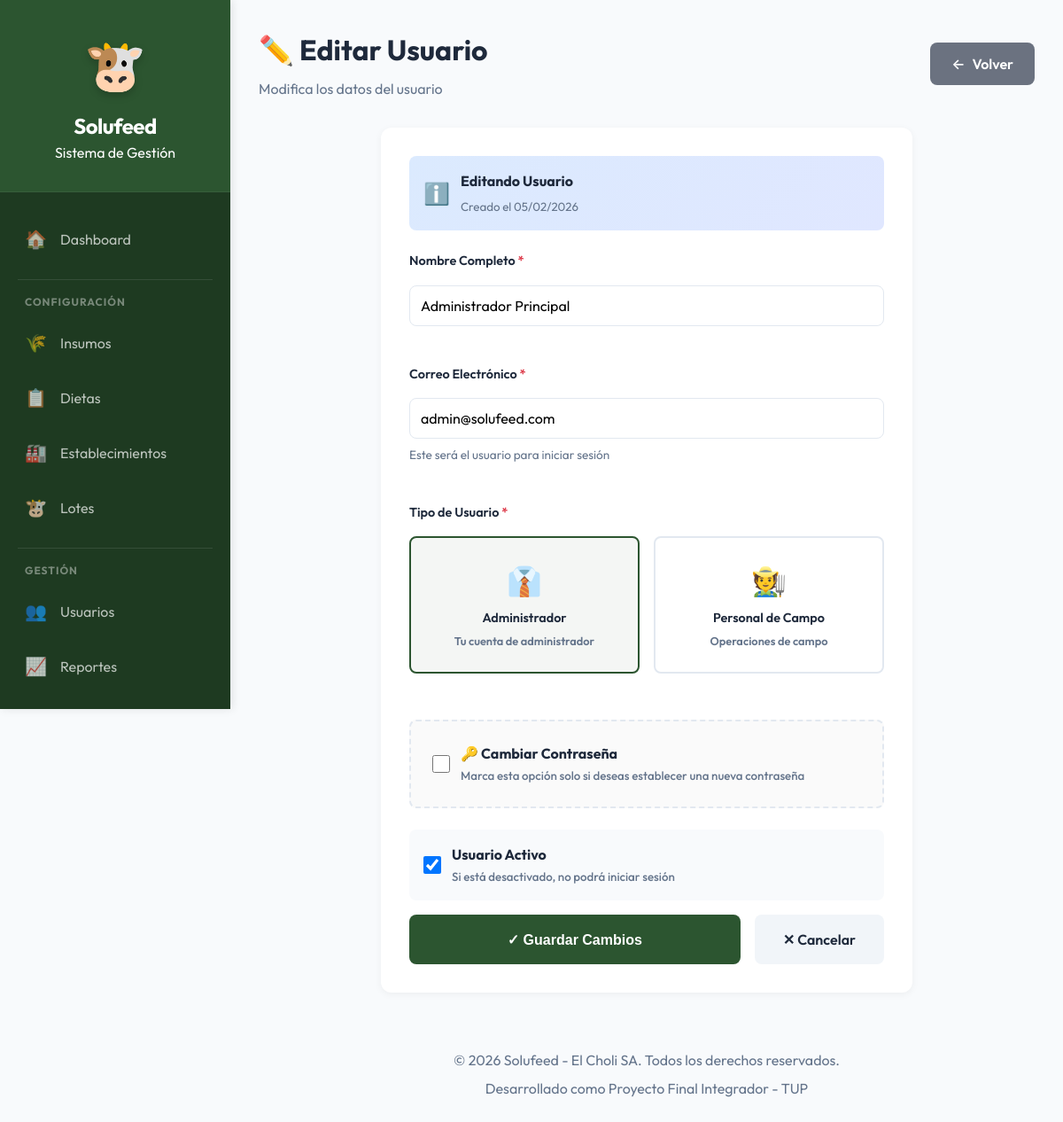
The app's page /admin/usuarios/editar.php?id=1 (signed in) with its own data.
### tables this page shows
CREATE TABLE IF NOT EXISTS `usuario` (
  `id_usuario` INT(11) NOT NULL AUTO_INCREMENT,
  `nombre` VARCHAR(100) NOT NULL COMMENT 'Nombre completo del usuario',
  `email` VARCHAR(100) NOT NULL COMMENT 'Email único para login',
  `password_hash` VARCHAR(255) NOT NULL COMMENT 'Contraseña hasheada con bcrypt',
  `tipo` ENUM('ADMIN', 'CAMPO') NOT NULL DEFAULT 'CAMPO' COMMENT 'Rol del usuario',
  `activo` TINYINT(1) NOT NULL DEFAULT 1 COMMENT '1=Activo, 0=Inactivo',
  `fecha_creacion` DATETIME NOT NULL DEFAULT CURRENT_TIMESTAMP,
  `fecha_modificacion` DATETIME NULL DEFAULT NULL ON UPDATE CURRENT_TIMESTAMP,
  PRIMARY KEY (`id_usuario`),
  UNIQUE KEY `email_unique` (`email`),
  KEY `idx_email` (`email`),
  KEY `idx_tipo` (`tipo`),
  KEY `idx_activo` (`activo`)
);

### includes/functions.php (called while the page is built, shortened)
<?php
function formatearFecha($fecha) {
    $timestamp = strtotime($fecha);
    return date('d/m/Y', $timestamp);
}
?>

### admin/usuarios/editar.php (the view, shortened to what this page needs)
<?php
require_once '../../includes/functions.php';
$db = getConnection();
$me = (int)($_SESSION['usuario_id'] ?? 0);
$id_usuario = (int)($_GET['id'] ?? 0);
$stmt = $db->prepare("SELECT * FROM usuario WHERE id_usuario = ?");
$stmt->execute([$id_usuario]);
$usuario = $stmt->fetch();
?>
<?php
require_once '../../includes/header.php';
?>
<div class="container">
        <div class="form-header">
            <div>
                <h1>✏️ Editar Usuario</h1>
                <p style="color: var(--text-muted); margin-top: 0.5rem;">
                    Modifica los datos del usuario
                </p>
            </div>
            <a href="listar.php" class="btn-back">
                <span>←</span>
                Volver
            </a>
        </div>
        <div class="form-card">
            <div class="info-banner">
                <div class="icon">ℹ️</div>
                <div class="text">
                    <strong>Editando Usuario</strong>
                    <small>Creado el <?php echo formatearFecha($usuario['fecha_creacion']); ?></small>
                </div>
            </div>
            <form method="POST" id="formUsuario">
                <div class="form-grid">
                    <div class="form-group">
                        <label>
                            Nombre Completo <span class="required">*</span>
                        </label>
                        <input type="text" name="nombre" required
                               value="<?php echo htmlspecialchars($usuario['nombre']); ?>"
                               placeholder="Ej: Juan Pérez">
                    </div>
                    <div class="form-group">
                        <label>
                            Correo Electrónico <span class="required">*</span>
                        </label>
                        <input type="email" name="email" required
                               value="<?php echo htmlspecialchars($usuario['email']); ?>"
                               placeholder="usuario@ejemplo.com">
                        <small>Este será el usuario para iniciar sesión</small>
                    </div>
                    <div class="form-group">
                        <label>
                            Tipo de Usuario <span class="required">*</span>
                        </label>
                        <?php if ((int)$usuario['id_usuario'] === (int)$me): ?>
                            <div class="tipo-selector">
                                <div class="tipo-option">
                                    <label for="tipo_admin">
                                        <span class="icon">👔</span>
                                        <span class="title">Administrador</span>
                                        <span class="description">Tu cuenta de administrador</span>
                                    </label>
                                </div>
                                <div class="tipo-option">
                                    <label for="tipo_campo">
                                        <span class="icon">🧑‍🌾</span>
                                        <span class="title">Personal de Campo</span>
                                        <span class="description">Operaciones de campo</span>
                                    </label>
                                </div>
                            </div>
                        <?php endif; ?>
                    </div>
                    <div class="password-section" id="passwordSection">
                        <div class="checkbox-group" style="background: transparent; padding: 0;">
                            <input type="checkbox" name="cambiar_password" id="cambiar_password">
                            <label for="cambiar_password">
                                <strong>🔑 Cambiar Contraseña</strong>
                                <br>
                                <small style="color: var(--text-muted);">
                                    Marca esta opción solo si deseas establecer una nueva contraseña
                                </small>
                            </label>
                        </div>
                    </div>
                    <div class="checkbox-group">
                        <input type="checkbox" name="activo" id="activo" value="1"
                               <?php echo $usuario['activo'] ? 'checked' : ''; ?>>
                        <label for="activo">
                            <strong>Usuario Activo</strong>
                            <br>
                            <small style="color: var(--text-muted);">
                                Si está desactivado, no podrá iniciar sesión
                            </small>
                        </label>
                    </div>
                </div>
                <div class="form-actions">
                    <button type="submit" class="btn-submit">
                        ✓ Guardar Cambios
                    </button>
                    <a href="listar.php" class="btn-cancel">
                        ✕ Cancelar
                    </a>
                </div>
            </form>
        </div>
    </div>
<?php require_once '../../includes/footer.php'; ?>

### assets/css/main.css (style rules this page uses)
:root { --primary: #2c5530; --primary-light: #3d7043; --primary-dark: #1e3a21; --secondary: #1e6091; --accent: #f4a261; --success: #28a745; --danger: #dc3545; --warning: #ffc107; --info: #17a2b8; --bg-main: #f8fafc; --surface: #ffffff; --border: #e2e8f0; --text-main: #1e293b; --text-muted: #64748b; --text-on-primary: #ffffff; --shadow-sm: 0 1px 3px rgba(0, 0, 0, 0.12); --shadow-md: 0 4px 6px -1px rgba(0, 0, 0, 0.1), 0 2px 4px -1px rgba(0, 0, 0, 0.06); --shadow-lg: 0 10px 15px -3px rgba(0, 0, 0, 0.1), 0 4px 6px -2px rgba(0, 0, 0, 0.05); --radius: 12px; --text: var(--text-main); --shadow: var(--shadow-md); --bg-glass: rgba(255, 255, 255, 0.85); --accent-color: var(--accent); }
* { margin: 0; padding: 0; box-sizing: border-box; }
body { font-family: 'Outfit', 'Inter', -apple-system, sans-serif; background-color: var(--bg-main); color: var(--text-main); line-height: 1.5; -webkit-font-smoothing: antialiased; }
.form-group { margin-bottom: 1.25rem; }
label { display: block; font-weight: 600; margin-bottom: 0.5rem; color: var(--text-main); }
input[type="text"], input[type="number"], input[type="date"], input[type="time"], input[type="email"], input[type="password"], select, textarea { width: 100%; padding: 0.75rem 1rem; border: 1px solid var(--border); border-radius: 8px; font-family: inherit; font-size: 1rem; transition: border-color 0.2s ease, box-shadow 0.2s ease; }

### admin/usuarios/editar.php (style rules this page uses)
.form-header { display: flex; justify-content: space-between; align-items: center; margin-bottom: 2rem; }
.btn-back { padding: 0.75rem 1.5rem; background: #6b7280; color: white; text-decoration: none; border-radius: 8px; font-weight: 600; display: inline-flex; align-items: center; gap: 0.5rem; transition: all 0.3s ease; }
.form-card { background: white; padding: 2rem; border-radius: 12px; box-shadow: 0 2px 8px rgba(0,0,0,0.05); max-width: 600px; margin: 0 auto; }
.info-banner { background: linear-gradient(135deg, #dbeafe 0%, #e0e7ff 100%); padding: 1rem; border-radius: 8px; margin-bottom: 1.5rem; display: flex; align-items: center; gap: 0.75rem; }
.info-banner .icon { font-size: 1.5rem; }
.info-banner .text { flex: 1; }
.info-banner .text strong { display: block; margin-bottom: 0.25rem; }
.info-banner .text small { color: var(--text-muted); }
.form-grid { display: grid; gap: 1.5rem; }
.form-group { display: flex; flex-direction: column; gap: 0.5rem; }
.form-group label { font-weight: 600; color: var(--text); font-size: 0.9rem; }
.form-group label .required { color: var(--danger); }
.form-group input, .form-group select { padding: 0.75rem; border: 1px solid #e2e8f0; border-radius: 8px; font-family: inherit; font-size: 1rem; transition: all 0.3s ease; }
.form-group small { color: var(--text-muted); font-size: 0.85rem; }
.checkbox-group { display: flex; align-items: center; gap: 0.75rem; padding: 1rem; background: #f8fafc; border-radius: 8px; }
.checkbox-group input[type="checkbox"] { width: 20px; height: 20px; cursor: pointer; }
.checkbox-group label { margin: 0; cursor: pointer; font-weight: 500; }
.tipo-selector { display: grid; grid-template-columns: 1fr 1fr; gap: 1rem; }
.tipo-option { position: relative; }
.tipo-option label { display: block; padding: 1.5rem; border: 2px solid #e2e8f0; border-radius: 8px; text-align: center; cursor: pointer; transition: all 0.3s ease; }
.tipo-option input[type="radio"]:checked + label { border-color: var(--primary); background: rgba(44, 85, 48, 0.05); }
.tipo-option label .icon { font-size: 2rem; display: block; margin-bottom: 0.5rem; }
.tipo-option label .title { font-weight: 600; display: block; margin-bottom: 0.25rem; }
.tipo-option label .description { font-size: 0.8rem; color: var(--text-muted); }
.password-section { border: 2px dashed #e2e8f0; padding: 1.5rem; border-radius: 8px; background: #fafafa; }
.form-actions { display: flex; gap: 1rem; margin-top: 1rem; }
.btn-submit { flex: 1; padding: 1rem; background: var(--primary); color: white; border: none; border-radius: 8px; font-weight: 600; font-size: 1rem; cursor: pointer; transition: all 0.3s ease; }
.btn-cancel { padding: 1rem 2rem; background: #f1f5f9; color: var(--text); border: none; border-radius: 8px; font-weight: 600; text-decoration: none; text-align: center; transition: all 0.3s ease; }

### records on screen
usuario: fecha_creacion "05/02/2026", nombre "Administrador Principal", email "admin@solufeed.com", activo "☑"
